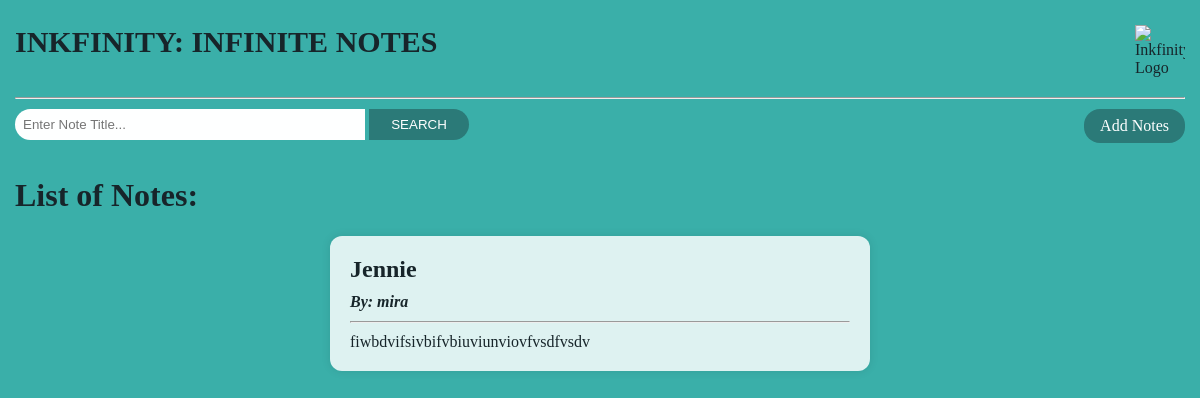
Screenshot of /includes/indexnotes.php (signed in) with the database file from the repository.
### tables this page shows
CREATE TABLE `tblnotes` (
  `id` int(11) NOT NULL,
  `username` text NOT NULL,
  `title` text NOT NULL,
  `content` text NOT NULL
);

### includes/indexnotes.php (the view, shortened to what this page needs)
<?php
	include_once 'dbh.php';
	$username = $_SESSION['username'];
	$stmt = $conn->prepare("SELECT * FROM tblnotes WHERE username = ?");
	$stmt->bind_param("s", $username);
	$stmt->execute();
	$result = $stmt->get_result();
	$queryResults = $result->num_rows;
?>
<html>
<head>
</head>
<body>
    <div class = "container">
        <div class = "header">
            <h1> INKFINITY: INFINITE NOTES </h1>
            <img src = "https://i.pinimg.com/736x/96/cf/bb/96cfbb20ba2b0a1e9c8ed864c0f62bae.jpg" alt = "Inkfinity Logo" class = "logo">
        </div>
        <hr>
        <div class = "btnsearch">
            <div class = "search-container">
                <form action = "searchrec.php" method = "POST" style = "display: inline-block;">
                    <input type = "text" name = "txttitle" placeholder = "Enter Note Title...">
                    <button type = "submit"> SEARCH </button>
                </form>
            </div>
            <a href = "../save.php" class = "add-notes"> Add Notes </a>
        </div>
        <h1> List of Notes: </h1>
        <div class = "notes-container">
            <?php
            if ($queryResults > 0) {
                while ($row = $result->fetch_assoc()) {
                    echo "<div class='note'>
                        <h2>" . $row['title'] . "</h2>
                        <h4><i> By: " . $row['username'] . "</i></h4>
                        <hr>
                        <p>" . $row['content'] . "</p>
                    </div>";
                }
            } else {
                echo "<h3><center><i>No notes found!</i></center></h3>";
            }
            ?>
        </div>
    </div>
</body>
</html>

### includes/indexnotes.php (style rules this page uses)
body, html { height: 100%; margin: 0; font-family: Playfair Display, Noir Pro; background-color: #3AAFA9; color: #17252A; }
.container { padding: 15px; }
.header { margin-bottom: 0.5em; overflow: hidden; padding: 10px 0; }
.header h1 { float: left; font-size: 30px; margin: 0; }
.header img { float: right; }
.logo { max-width: 50px; height: auto; margin-bottom: 0; }
hr { margin-top: 10px; margin-bottom: 10px; }
.btnsearch { margin-top: 10px; }
.search-container { display: inline-block; }
.search-container input { padding: 8px; border: none; border-radius: 16px 0 0 16px; background-color: #FEFFFF; color: #17252A; width: 350px; }
.search-container button { padding: 8px; border: none; border-radius: 0 16px 16px 0; background-color: #2B7A78; color: #FEFFFF; width: 100px; }
.add-notes { float: right; padding: 8px 16px; border-radius: 16px; border: none; background-color: #2B7A78; color: #FEFFFF; cursor: pointer; text-decoration: none; }
.note { background-color: #DEF2F1; padding: 20px; border-radius: 12px; box-shadow: 0 0 10px rgba(0, 0, 0, 0.1); width: 100%; max-width: 500px; margin: 10px auto; text-align: left; }
.note h2 { margin: 0; }
.note h4 { margin: 10px 0 0 0; }
.note p { margin: 5px 0 0 0; }

### rows the page displays
tblnotes: title "Jennie", username "mira", content "fiwbdvifsivbifvbiuviunviovfvsdfvsdv"
